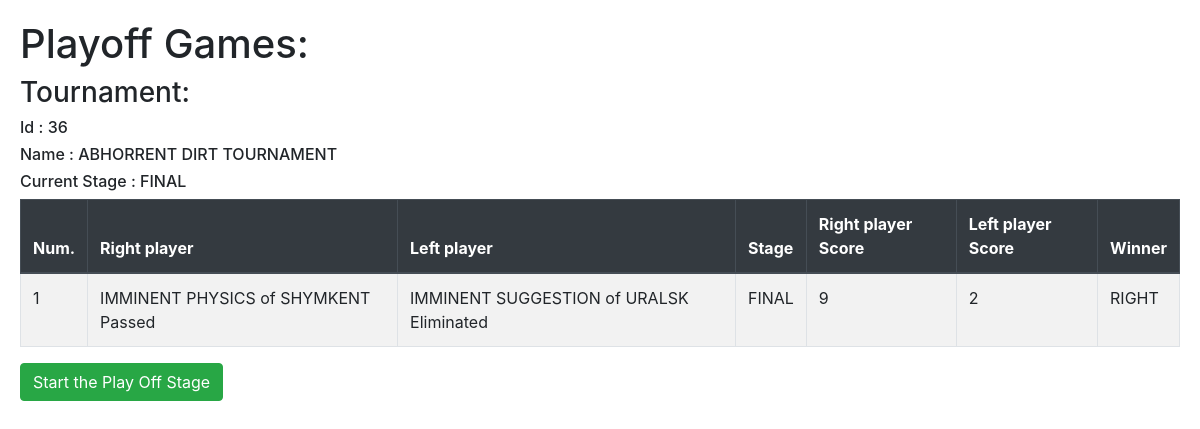
Page /tournaments/36/stage/results/ on the committed database.
### apps/tournaments/models.py (models this page shows, shortened)
class Tournament(RandomNameGeneratedModel, TimeStampModel):
    is_active = models.BooleanField(default=True, blank=True)
    current_stage = models.CharField(
        max_length=20,
        choices=TournamentStages.choices,
        default=TournamentStages.PREPARATION,
        db_index=True,)
    class Meta:
        verbose_name = "Tournament"
        verbose_name_plural = "Tournament"

class TournamentParticipant(models.Model):
    tournament = models.ForeignKey(
        'tournaments.Tournament',
        related_name='participants',
        on_delete=models.CASCADE
    )
    team = models.ForeignKey(
        'teams.Team',
        related_name='participantions',
        on_delete=models.CASCADE
    )
    in_game = models.BooleanField(default=True)
    division = models.CharField(
        max_length=20,
        choices=Divisions.choices,
        default=Divisions.NOT_ASSIGNED,
    )
    class Meta:
        verbose_name = "Tournament participant"
        verbose_name_plural = "Tournament participants"

### apps/games/models.py (models this page shows, shortened)
class Game(TimeStampModel):
    tournament = models.ForeignKey(
        'tournaments.Tournament',
        related_name='games',
        on_delete=models.CASCADE
    )
    left_player = models.ForeignKey(
        'tournaments.TournamentParticipant',
        related_name='as_left_player',
        on_delete=models.SET_NULL,
        null=True
    )
    right_player = models.ForeignKey(
        'tournaments.TournamentParticipant',
        related_name='as_right_player',
        on_delete=models.SET_NULL,
        null=True
    )
    stage = models.CharField(
        max_length=20,
        choices=TournamentStages.choices,
        default=TournamentStages.PREPARATION,
        db_index=True, )
    left_player_score = models.IntegerField(default=0, blank=True)
    right_player_score = models.IntegerField(default=0, blank=True)
    winner = models.CharField(
        max_length=20,
        choices=WinnerStatus.choices,
        default=WinnerStatus.UNDERFINED,
        db_index=True,
    )
    objects = GameManager()
    def play_game(self):
        if self.winner != WinnerStatus.UNDERFINED:
            return
    class Meta:
        verbose_name = "Game"
        verbose_name_plural = "Games"

### apps/teams/models.py (models this page shows, shortened)
class Team(RandomNameGeneratedModel, TimeStampModel):
    class Meta:
        verbose_name = "Team"
        verbose_name_plural = "Teams"

### apps/core/decorators.py (the view)
    def wrapper(request, **kwargs):
        tournament_id = kwargs.get('tournament_id', kwargs.get('id'))
        try:
            tournament = Tournament.objects.get(id=tournament_id)
        except Tournament.DoesNotExist:
            return render(request, 'core/404.html')
        return function(request, tournament)

### apps/tournaments/stage_views.py (called while the page is built)
@tournament_view
def tournament_playoff_result(request, tournament):
    current_stage = tournament.current_stage
    current_games = tournament.games.filter(stage=current_stage).order_by('-right_player__team__name')
    for game in current_games:
        game.play_game()
        if game.winner == WinnerStatus.LEFT:
            eliminated_participant = game.right_player
        else:
            eliminated_participant = game.left_player
        eliminated_participant.in_game = False
        eliminated_participant.save()
    return render(request, 'tournaments/tournaments_playoff_stage_results.html',
                  {
                      'tournament': tournament,
                      'games': current_games,
                  })

### apps/tournaments/templates/tournaments/tournaments_playoff_stage_results.html (shortened to what this page needs)
{% extends 'core/base.html' %}
{% block content %}
    <h1 class="display-6">Playoff Games:</h1>
    <h3 class="display-6">Tournament:</h3>
    <h6> Id : {{ tournament.id }}</h6>
    <h6> Name : {{ tournament.name }}</h6>
    <h6> Current Stage : {{ tournament.current_stage }}</h6>
    <table class="table table-striped table-bordered table-hover">
        <thead class="thead-dark">
            <tr>
                <th>Num.</th>
                <th>Right player</th>
                <th>Left player</th>
                <th>Stage</th>
                <th>Right player Score</th>
                <th>Left player Score</th>
                <th>Winner</th>
            </tr>
        </thead>
        {% for game in games %}
            <tr>
                <td>{{ forloop.counter }}</td>
                <td>
                    {{ game.right_player.team.name }}
                    {% if game.right_player.in_game %}
                        Passed
                    {% else %}
                        Eliminated
                    {% endif %}
                </td>
                <td>{{ game.left_player.team.name }}
                    {% if game.left_player.in_game %}
                        Passed
                    {% else %}
                        Eliminated
                    {% endif %}
                </td>
                <td>{{ game.stage }}</td>
                <td>{{ game.right_player_score }}</td>
                <td>{{ game.left_player_score }}</td>
                <td>{{ game.winner }}</td>
            </tr>
        {% endfor %}
    </table>
    <form action="{% url 'tournaments:playoff-start' id=tournament.id%}">
        <input type="submit" class="btn btn-success" value="Start the Play Off Stage" />
    </form>
{% endblock content %}

### rows in the picture
Tournament: id "36", name "ABHORRENT DIRT TOURNAMENT", current_stage "FINAL"
Game: right_player.team.name "IMMINENT PHYSICS of SHYMKENT", shows "Passed", left_player.team.name "IMMINENT SUGGESTION of URALSK", shows "Eliminated", stage "FINAL", right_player_score "9", left_player_score "2", winner "RIGHT"
